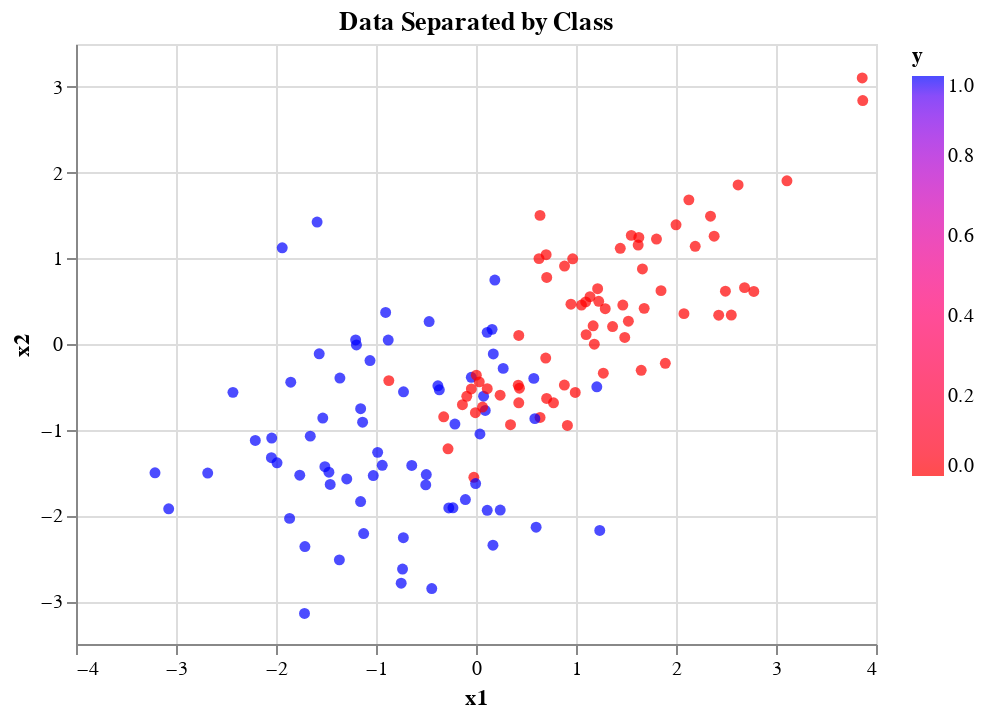

The code cell stored with this chart in its notebook:
### Code cell
%%capture --no-display
alt.Chart(
    train, 
    title = "Data Separated by Class").mark_circle().encode(
        x='x1',
        y='x2', 
        color=alt.Color(
            'y', 
            scale=alt.Scale(
                domain = [0.0, 1.0], 
                range = ['red', 'blue'])))

### Figure 1 — Vega-Lite specification as saved in the notebook (floating-point values rounded to 4 significant figures; data arrays with more than 128 entries replaced by an {"elided": "..."} marker saying what was removed)
{"config": {"view": {"continuousWidth": 400, "continuousHeight": 300}}, "data": {"name": "data-cd2a59816b981fb9efffc0ebd2e45f76"}, "mark": "circle", "encoding": {"color": {"field": "y", "scale": {"domain": [0.0, 1.0], "range": ["red", "blue"]}, "type": "quantitative"}, "x": {"field": "x1", "type": "quantitative"}, "y": {"field": "x2", "type": "quantitative"}}, "title": "Data Separated by Class", "$schema": "https://vega.github.io/schema/vega-lite/v4.17.0.json", "datasets": {"data-cd2a59816b981fb9efffc0ebd2e45f76": {"elided": "140 records"}}}
